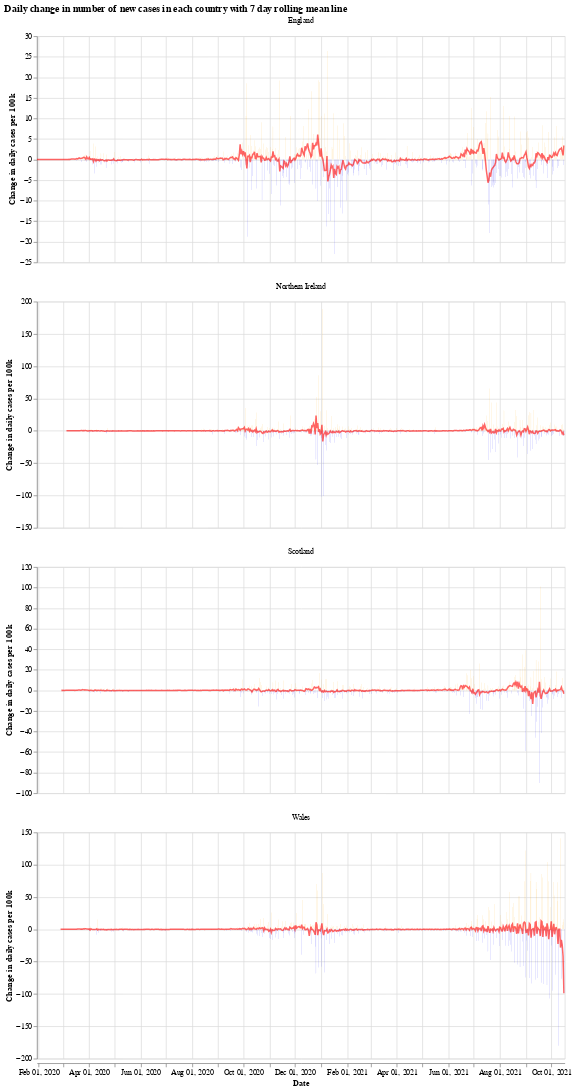

The notebook cell this image was saved under:
### Markdown cell above
We will use the Python library `Altair` for visualising the data, see the [altair docs](https://altair-viz.github.io/) for more information.

First we have a graph which shows the daily change in the number of new cases for each country. This number jumps up and down all over the place, which is likely due to delay in reporting of new cases over the weekend. Another interesting thing is that it looks like the daily cases in Wales experienced a much shorter period of calm over the summer (calm in the sense of daily cases not jumping up and down).

The orange bars are days when the number of new cases (per 100k population) was more than the previous day, while the blue are days when the number of new cases dropped. The red line is the 7 day moving average. 

When the moving average line is below 0, it means that there is a consistent drop in new cases. We can see this clearly happening around the times that lockdowns were introduced (though, to varying degrees). I will update the graphs soon with a marker of when each lockdown started.

### Code cell
# collapse
import altair as alt

bars = alt.Chart(uk_cases).mark_bar().encode(
    x=alt.X("yearmonthdate(date):T", axis=alt.Axis(title='Date')),
    y=alt.Y("casesChangeRate:Q", axis=alt.Axis(title='Change in daily cases per 100k')),
    tooltip='casesChange',
    color=alt.condition(
        alt.datum.casesChangeRate > 0,
        alt.value("orange"),  # The positive color
        alt.value("blue")  # The negative color
    )
).properties(title='Daily change in number of new cases with 7 day rolling mean',width=700).interactive()

line = alt.Chart(uk_cases).mark_line(
    color='red',
    size=2,
    opacity=0.6
).transform_window(
    rolling_mean='mean(casesChangeRate)',
    frame=[0, 7],
    groupby=['areaName']
).encode(
    x='yearmonthdate(date):T',
    y='rolling_mean:Q'
)

alt.layer(bars, line, data=uk_cases).facet(alt.Column(
    'areaName', title=''), columns=1).resolve_scale(y='independent').properties(title='Daily change in number of new cases in each country with 7 day rolling mean line')

### Figure 1 — Vega-Lite specification as saved in the notebook (floating-point values rounded to 4 significant figures; data arrays with more than 128 entries replaced by an {"elided": "..."} marker saying what was removed)
{"config": {"view": {"continuousWidth": 400, "continuousHeight": 300}}, "data": {"name": "data-e64bcc5a4b1bd12244a576c8266809c5"}, "facet": {"type": "nominal", "field": "areaName", "title": ""}, "spec": {"layer": [{"mark": "bar", "encoding": {"color": {"condition": {"value": "orange", "test": "(datum.casesChangeRate > 0)"}, "value": "blue"}, "tooltip": {"type": "quantitative", "field": "casesChange"}, "x": {"type": "temporal", "axis": {"title": "Date"}, "field": "date", "timeUnit": "yearmonthdate"}, "y": {"type": "quantitative", "axis": {"title": "Change in daily cases per 100k"}, "field": "casesChangeRate"}}, "selection": {"selector001": {"type": "interval", "bind": "scales", "encodings": ["x", "y"]}}, "title": "Daily change in number of new cases with 7 day rolling mean", "width": 700}, {"mark": {"type": "line", "color": "red", "opacity": 0.6, "size": 2}, "encoding": {"x": {"type": "temporal", "field": "date", "timeUnit": "yearmonthdate"}, "y": {"type": "quantitative", "field": "rolling_mean"}}, "transform": [{"window": [{"op": "mean", "field": "casesChangeRate", "as": "rolling_mean"}], "frame": [0, 7], "groupby": ["areaName"]}]}]}, "columns": 1, "resolve": {"scale": {"y": "independent"}}, "title": "Daily change in number of new cases in each country with 7 day rolling mean line", "$schema": "https://vega.github.io/schema/vega-lite/v4.8.1.json", "datasets": {"data-e64bcc5a4b1bd12244a576c8266809c5": {"elided": "2412 records"}}}
